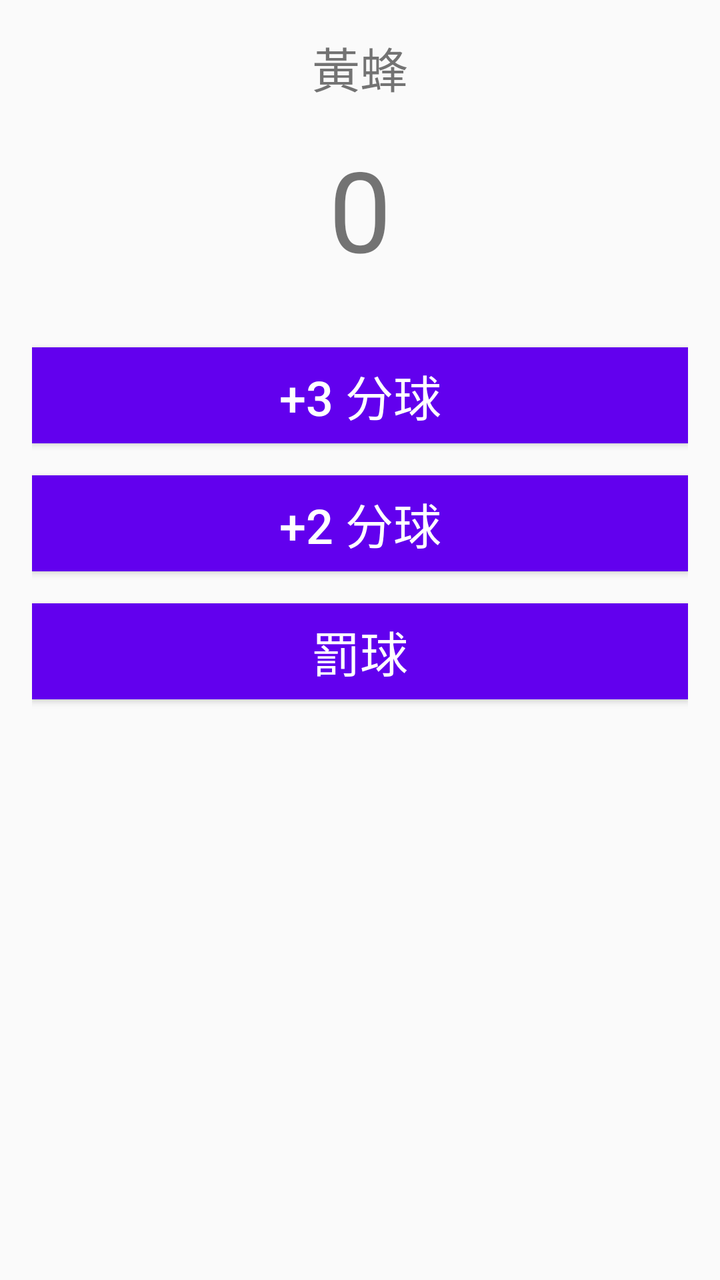
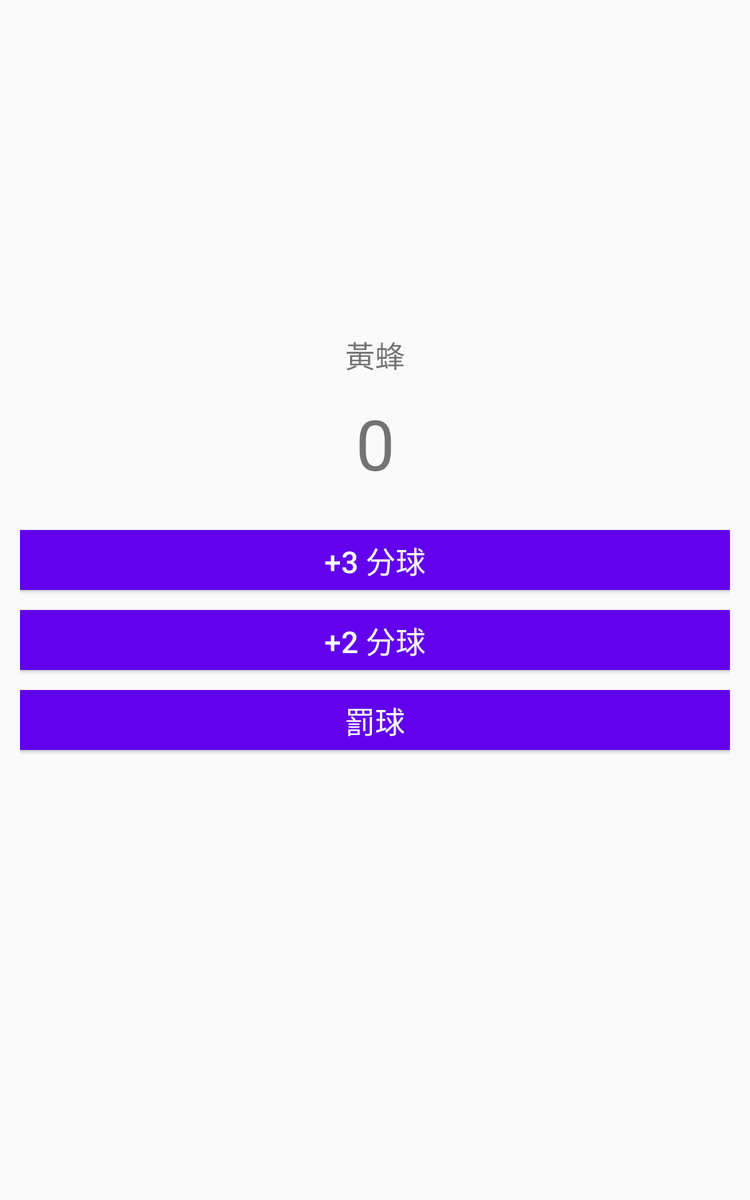

The same Android screen from two of the app's own layout files: first res/layout/ as a phone draws it, then the repository's variant for another configuration, drawn on a device whose configuration selects that folder. Both files follow.
<!-- AndroidManifest.xml: application theme AppTheme -->
<!-- res/layout/fragment_lab03_court_counter.xml -->
<FrameLayout xmlns:android="http://schemas.android.com/apk/res/android"
    xmlns:tools="http://schemas.android.com/tools"
    android:layout_width="match_parent"
    android:layout_height="match_parent"
    tools:context="com.example.student.test.Lab03_Fragment.Lab03_CourtCounterFragment">

    <LinearLayout
        android:layout_width="match_parent"
        android:layout_height="wrap_content"
        android:padding="16dp"
        android:orientation="vertical">

        <TextView
            android:id="@+id/teamName"
            android:layout_width="match_parent"
            android:layout_height="wrap_content"
            android:textAlignment="center"
            android:textSize="24sp"
            android:layout_marginBottom="16dp"
            android:text="@string/team_a_name" />

        <TextView
            android:id="@+id/teamScore"
            android:layout_width="match_parent"
            android:layout_height="wrap_content"
            android:layout_marginBottom="32dp"

            android:text="0"
            android:textAlignment="center"
            android:textSize="56sp" />

        
        <Button
            android:id="@+id/btn_three_point"
            style="@style/MyButtonStyle"
            android:text="+3 分球" />

        <Button
            android:id="@+id/btn_two_point"
            style="@style/MyButtonStyle"
            android:text="+2 分球" />

        <Button
            android:id="@+id/btn_one_point"
            style="@style/MyButtonStyle"
            android:text="罰球" />

    </LinearLayout>

</FrameLayout>
<!-- resources referenced by this layout -->
<resources>
  <string name="team_a_name">黃蜂</string>
  <style name="MyButtonStyle">
          <item name="android:layout_width">match_parent</item>
          <item name="android:layout_height">wrap_content</item>
          <item name="android:layout_marginBottom">16dp</item>
          <item name="android:textSize">24sp</item>
          <item name="android:textColor">@android:color/white</item>
          <item name="android:background">@color/colorPrimary</item>
      </style>
  <style name="AppTheme" parent="Theme.AppCompat.Light.DarkActionBar">
          
          <item name="colorPrimary">@color/colorPrimary</item>
          <item name="colorPrimaryDark">@color/colorPrimaryDark</item>
          <item name="colorAccent">@color/colorAccent</item>
          <item name="android:textAllCaps">false</item>
  
      </style>
</resources>
<!-- res/layout-h720dp-port/fragment_lab03_court_counter.xml (the repository's variant of the layout above) -->
<!-- drawn on a 7-inch tablet held upright -->
<FrameLayout xmlns:android="http://schemas.android.com/apk/res/android"
    xmlns:tools="http://schemas.android.com/tools"
    android:layout_width="match_parent"
    android:layout_height="match_parent"
    tools:context="com.example.student.test.Lab03_Fragment.Lab03_CourtCounterFragment">

    <LinearLayout
        android:layout_width="match_parent"
        android:layout_height="wrap_content"
        android:padding="16dp"
        android:orientation="vertical">

        <ImageView
            android:id="@+id/teamLogo"
            android:layout_width="250dp"
            android:layout_height="250dp"
            android:layout_gravity="center"
            android:src="@drawable/team_a_logo"/>

        <TextView
            android:id="@+id/teamName"
            android:layout_width="match_parent"
            android:layout_height="wrap_content"
            android:textAlignment="center"
            android:textSize="24sp"
            android:layout_marginBottom="16dp"
            android:text="@string/team_a_name" />

        <TextView
            android:id="@+id/teamScore"
            android:layout_width="match_parent"
            android:layout_height="wrap_content"
            android:layout_marginBottom="32dp"

            android:text="0"
            android:textAlignment="center"
            android:textSize="56sp" />

        <Button
            android:id="@+id/btn_three_point"
            style="@style/MyButtonStyle"
            android:text="+3 分球" />

        <Button
            android:id="@+id/btn_two_point"
            style="@style/MyButtonStyle"
            android:text="+2 分球" />

        <Button
            android:id="@+id/btn_one_point"
            style="@style/MyButtonStyle"
            android:text="罰球" />

    </LinearLayout>

</FrameLayout>
